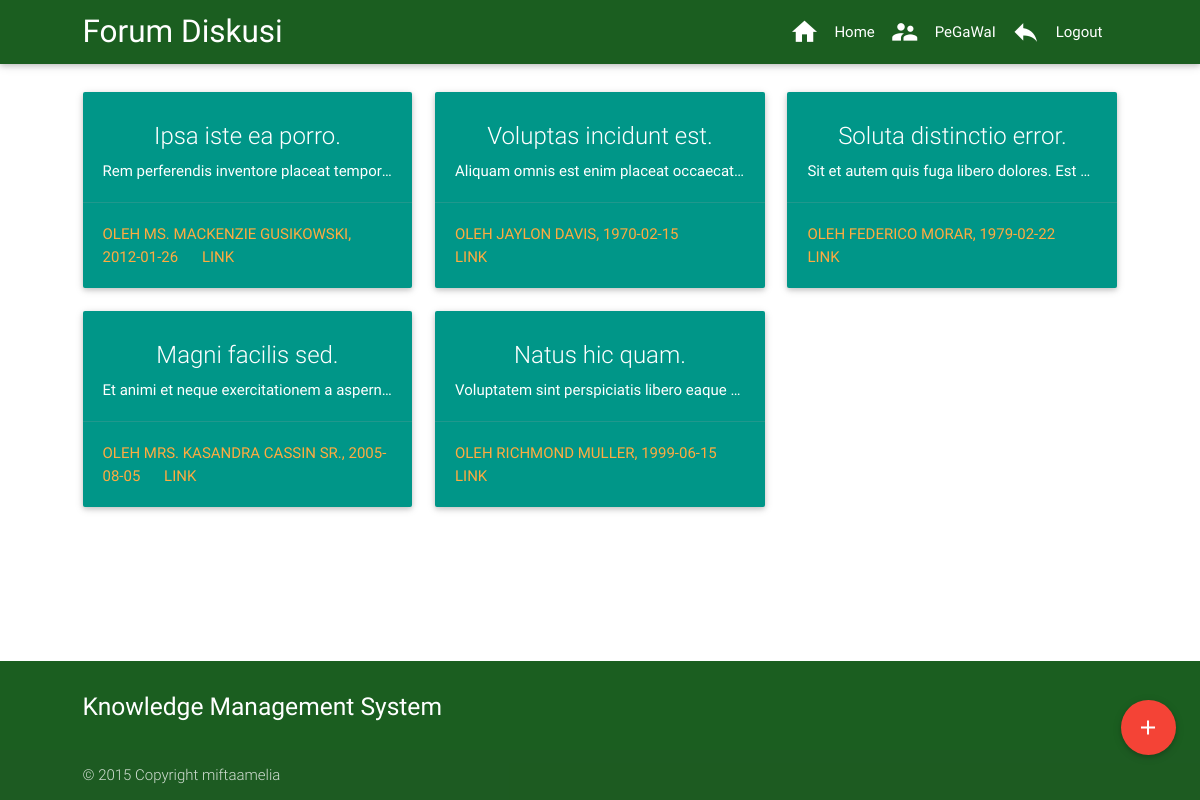
The page /pegawai/module/static/index.php (signed in) on the database as committed earlier.
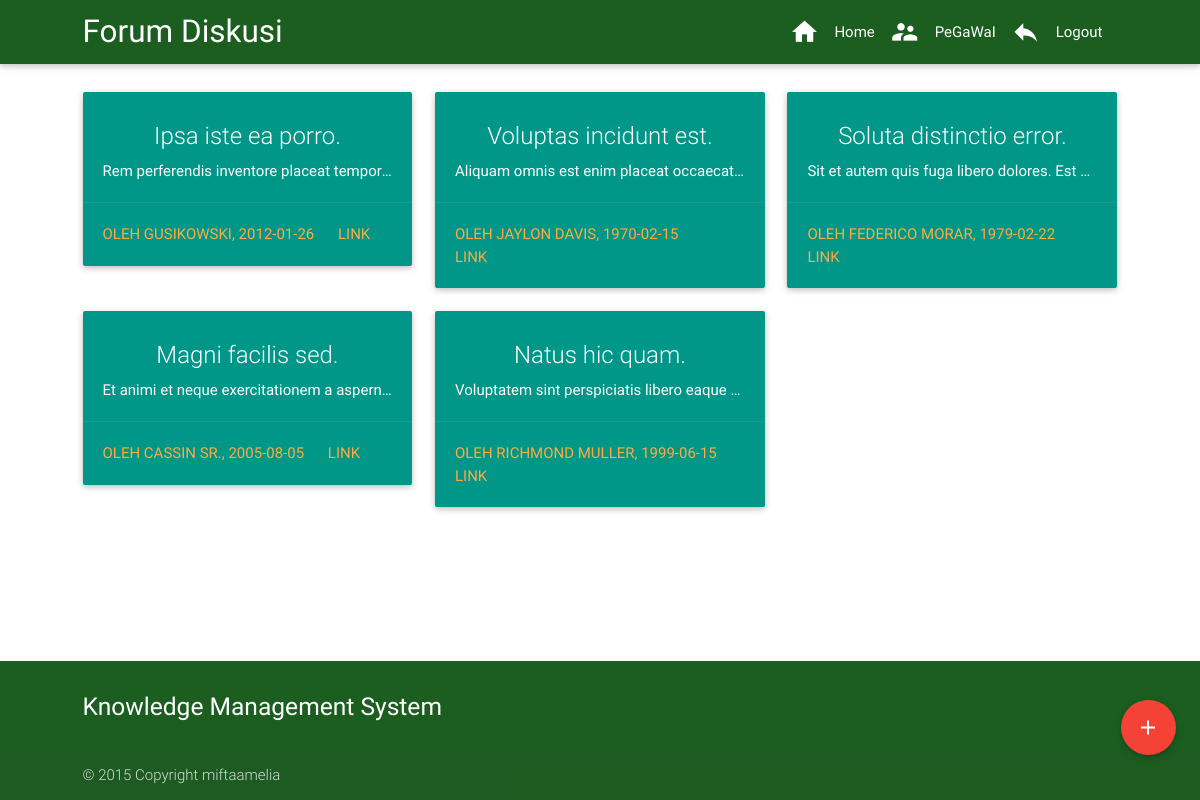
The same page on the database as committed later.
### tables this page shows
CREATE TABLE IF NOT EXISTS `forum` (
  `id` int(11) NOT NULL AUTO_INCREMENT,
  `judul` varchar(50) DEFAULT NULL,
  `isi` text,
  `user` varchar(50) DEFAULT NULL,
  `tgl` date DEFAULT NULL,
  `jam` time DEFAULT NULL,
  PRIMARY KEY (`id`)
);

### pegawai/module/static/index.php (the view, shortened to what this page needs)
<html>
    <head>
	    <link href="../../../asset/css/materialize.min.css" rel="stylesheet">
    </head>
    <body>
	    <header>
	        <nav class="green darken-4">
	            <div class="nav-wrapper container">
	                <a class="brand-logo">Forum Diskusi</a>
	                <ul id="nav-mobile" class="right hide-on-med-and-down">
						<li><a href="../../home.php"><i class="mdi-action-home left"></i>Home</a></li>
						<li><i class="mdi-action-account-child left"></i>
                        <?php echo (isset($_SESSION['nama_lengkap']) ? $_SESSION['nama_lengkap'] : 'anonym' )?>
                        </li>
                        <li><a href="../../../logout.php"><i class="mdi-content-reply left"></i>Logout</a></li>
				    </ul>
	            </div>
	        </nav>
	    </header>
	    <main style="margin-top:20px;">
	        <div class="container">
	            <div class="row">
	<?php
		$q = "SELECT * from forum";
		$sql = mysql_query ($q);
		while ($hasil = mysql_fetch_array ($sql)) {
	?>
	                <div class="col s4">
						<div class="card teal">
							<div class="card-content white-text center-align">
								<span class="card-title"><?php echo $hasil['judul']?></span>
								<p class="truncate"><?php echo $hasil['isi']?></p>
							</div>
							<div class="card-action">
								<a>oleh <?php echo $hasil['user'].', '.$hasil['tgl']?></a>
								<a href="tampil.php?id=<?php echo $hasil['id'] ?>">link</a>
							</div>
						</div>
	                </div>
	<?php } ?>
	            </div>
	        </div>
	    </main>
	    <footer class="page-footer green darken-4">
	        <div class="container">
	            <div class="row">
	                <div class="col l6 s12">
	                    <h5 class="white-text">Knowledge Management System</h5>
	                </div>
	            </div>
	        </div>
	        <div class="footer-copyright">
	            <div class="container">
	                © 2015 Copyright miftaamelia
	            </div>
	        </div>
	    </footer>
<div class="fixed-action-btn" style="bottom: 45px; right: 24px;">
	<a class="btn-floating btn-large red" href="baru.php">
		<i class="large mdi-content-add"></i>
	</a>
</div>
    </body>
</html>

Rows that differ between the two databases and show on the page:
changed forum "Ipsa iste ea porro.": user "MS. MACKENZIE GUSIKOWSKI" → "GUSIKOWSKI"
changed forum "Magni facilis sed.": user "MRS. KASANDRA CASSIN SR." → "CASSIN SR."
